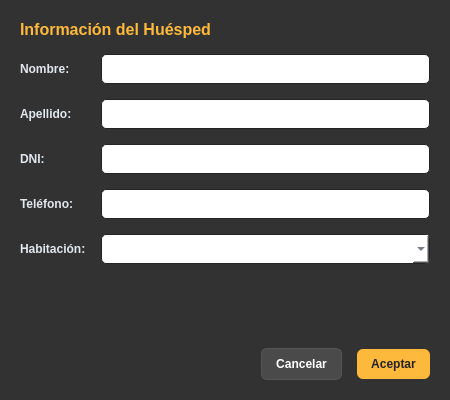
<?xml version="1.0" encoding="UTF-8"?>
<ui version="4.0">
 <class>DialogAgregarHuesped</class>
 <widget class="QDialog" name="DialogAgregarHuesped">
  <property name="geometry">
   <rect>
    <x>0</x>
    <y>0</y>
    <width>450</width>
    <height>400</height>
   </rect>
  </property>
  <property name="windowTitle">
   <string>Añadir Huésped y Habitación</string>
  </property>
  <property name="styleSheet">
   <string notr="true">
    QDialog {
        background-color: #323232;
        color: #FFFFFF;
        font-family: Segoe UI;
    }
    QLabel {
        color: #E2E8F0;
        font-weight: bold;
        font-size: 12px;
    }
    QLineEdit, QComboBox {
        background-color: #FFFFFF;
        color: #263445;
        border: 1px solid #232323;
        border-radius: 5px;
        padding: 6px;
        font-size: 12px;
    }
    QComboBox QAbstractItemView {
        background-color: #FFFFFF;
        color: #263445;
        border: 1px solid #232323;
        selection-background-color: #E2E8F0;
        selection-color: #263445;
        outline: 0;
    }
    QComboBox QAbstractItemView::item:selected,
    QComboBox QAbstractItemView::item:hover {
        background-color: #E2E8F0;
        color: #263445;
    }
    QPushButton {
        background-color: #FDB93B;
        color: #232323;
        border: none;
        border-radius: 6px;
        padding: 8px 14px;
        font-weight: bold;
    }
    QPushButton:hover {
        background-color: #e5a532;
    }
    QPushButton:pressed {
        background-color: #cc922b;
    }
   </string>
  </property>
  <layout class="QVBoxLayout" name="layout_principal">
   <property name="spacing">
    <number>15</number>
   </property>
   <property name="leftMargin">
    <number>20</number>
   </property>
   <property name="topMargin">
    <number>20</number>
   </property>
   <property name="rightMargin">
    <number>20</number>
   </property>
   <property name="bottomMargin">
    <number>20</number>
   </property>

   <!-- TÍTULO -->
   <item>
    <widget class="QLabel" name="label_titulo">
     <property name="text">
      <string>Información del Huésped</string>
     </property>
     <property name="styleSheet">
      <string notr="true">font-size: 16px; color: #FDB93B;</string>
     </property>
    </widget>
   </item>

   <!-- FORMULARIO DE DATOS -->
   <item>
    <layout class="QGridLayout" name="grid_formulario">
     <item row="0" column="0">
      <widget class="QLabel" name="lbl_nombre"><property name="text"><string>Nombre:</string></property></widget>
     </item>
     <item row="0" column="1">
      <widget class="QLineEdit" name="input_huesped_nombre"/>
     </item>

     <item row="1" column="0">
      <widget class="QLabel" name="lbl_apellido"><property name="text"><string>Apellido:</string></property></widget>
     </item>
     <item row="1" column="1">
      <widget class="QLineEdit" name="input_huesped_apellido"/>
     </item>

     <item row="2" column="0">
      <widget class="QLabel" name="lbl_dni"><property name="text"><string>DNI:</string></property></widget>
     </item>
     <item row="2" column="1">
      <widget class="QLineEdit" name="input_huesped_dni"/>
     </item>

     <item row="3" column="0">
      <widget class="QLabel" name="lbl_telefono"><property name="text"><string>Teléfono:</string></property></widget>
     </item>
     <item row="3" column="1">
      <widget class="QLineEdit" name="input_huesped_telefono"/>
     </item>

     <item row="4" column="0">
      <widget class="QLabel" name="lbl_habitacion"><property name="text"><string>Habitación:</string></property></widget>
     </item>
     <item row="4" column="1">
      <widget class="QComboBox" name="combo_habitaciones"/>
     </item>
    </layout>
   </item>

   <!-- ESPACIADOR -->
   <item>
    <spacer name="verticalSpacer">
     <property name="orientation"><enum>Qt::Vertical</enum></property>
     <property name="sizeHint" stdset="0"><size><width>20</width><height>40</height></size></property>
    </spacer>
   </item>

   <!-- BOTONES DE ACCIÓN -->
   <item>
    <layout class="QHBoxLayout" name="layout_botones">
     <item>
      <spacer name="spacer_botones">
       <property name="orientation"><enum>Qt::Horizontal</enum></property>
       <property name="sizeHint" stdset="0"><size><width>40</width><height>20</height></size></property>
      </spacer>
     </item>
     <item>
      <widget class="QPushButton" name="btn_cancelar">
       <property name="styleSheet">
        <string notr="true">
         QPushButton { background-color: #4A4A4A; color: #FFFFFF; border: 1px solid #555555; }
         QPushButton:hover { background-color: #555555; }
        </string>
       </property>
       <property name="text">
        <string>Cancelar</string>
       </property>
      </widget>
     </item>
     <item>
      <widget class="QPushButton" name="btn_aceptar">
       <property name="styleSheet">
        <string notr="true">
         QPushButton { background-color: #FDB93B; color: #232323; }
         QPushButton:hover { background-color: #e5a532; }
        </string>
       </property>
       <property name="text">
        <string>Aceptar</string>
       </property>
      </widget>
     </item>
    </layout>
   </item>
  </layout>
 </widget>
 <resources/>
 <connections/>
</ui>
